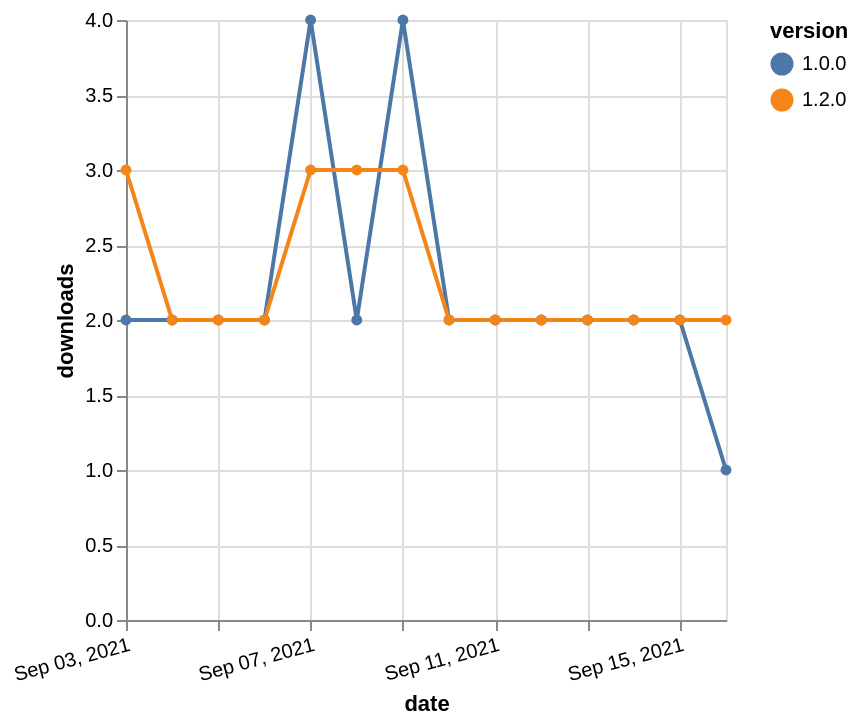

Write the Vega-Lite specification saved for this chart.
### Vega-Lite specification from a JSON file in a GitHub repository (floating-point values rounded to 4 significant figures)
{"$schema": "https://vega.github.io/schema/vega-lite/v5.json", "description": "A simple bar chart with embedded data.", "data": {"values": [{"date": "2021-09-03", "total": 720, "delta": 2, "version": "1.0.0"}, {"date": "2021-09-04", "total": 722, "delta": 2, "version": "1.0.0"}, {"date": "2021-09-05", "total": 724, "delta": 2, "version": "1.0.0"}, {"date": "2021-09-06", "total": 726, "delta": 2, "version": "1.0.0"}, {"date": "2021-09-07", "total": 730, "delta": 4, "version": "1.0.0"}, {"date": "2021-09-08", "total": 732, "delta": 2, "version": "1.0.0"}, {"date": "2021-09-09", "total": 736, "delta": 4, "version": "1.0.0"}, {"date": "2021-09-10", "total": 738, "delta": 2, "version": "1.0.0"}, {"date": "2021-09-11", "total": 740, "delta": 2, "version": "1.0.0"}, {"date": "2021-09-12", "total": 742, "delta": 2, "version": "1.0.0"}, {"date": "2021-09-13", "total": 744, "delta": 2, "version": "1.0.0"}, {"date": "2021-09-14", "total": 746, "delta": 2, "version": "1.0.0"}, {"date": "2021-09-15", "total": 748, "delta": 2, "version": "1.0.0"}, {"date": "2021-09-16", "total": 749, "delta": 1, "version": "1.0.0"}, {"date": "2021-09-03", "total": 234, "delta": 3, "version": "1.2.0"}, {"date": "2021-09-04", "total": 236, "delta": 2, "version": "1.2.0"}, {"date": "2021-09-05", "total": 238, "delta": 2, "version": "1.2.0"}, {"date": "2021-09-06", "total": 240, "delta": 2, "version": "1.2.0"}, {"date": "2021-09-07", "total": 243, "delta": 3, "version": "1.2.0"}, {"date": "2021-09-08", "total": 246, "delta": 3, "version": "1.2.0"}, {"date": "2021-09-09", "total": 249, "delta": 3, "version": "1.2.0"}, {"date": "2021-09-10", "total": 251, "delta": 2, "version": "1.2.0"}, {"date": "2021-09-11", "total": 253, "delta": 2, "version": "1.2.0"}, {"date": "2021-09-12", "total": 255, "delta": 2, "version": "1.2.0"}, {"date": "2021-09-13", "total": 257, "delta": 2, "version": "1.2.0"}, {"date": "2021-09-14", "total": 259, "delta": 2, "version": "1.2.0"}, {"date": "2021-09-15", "total": 261, "delta": 2, "version": "1.2.0"}, {"date": "2021-09-16", "total": 263, "delta": 2, "version": "1.2.0"}]}, "width": "container", "mark": {"type": "line", "point": {"filled": true}}, "encoding": {"x": {"field": "date", "type": "temporal", "timeUnit": "yearmonthdate", "title": "date", "axis": {"labelAngle": -15}}, "y": {"field": "delta", "type": "quantitative", "title": "downloads"}, "color": {"field": "version", "type": "nominal"}, "tooltip": {"field": "delta"}}}
